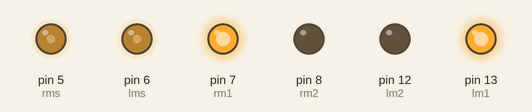
The sketch below on a simulated Arduino Uno, built with avr-gcc and run on an emulated ATmega328P. Parts: output pins drawn as LEDs (lit = HIGH).

Above: at 0.1 s.
Timing chart, 0 to 1.6 s (numbered marks = the images above):
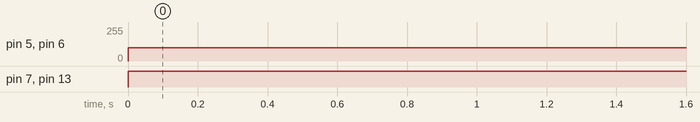

Measured:
- by itself, pin 5 (rms), pin 6 (lms): 0/255 → 100/255 at 0.00 s
- by itself, pin 7 (rm1), pin 13 (lm1): LOW → HIGH at 0.00 s

The sketch:

MOBILE_ROBOT.ino
```cpp
const int lm1=PB5, lm2=PB4,lms=PD6, rm1=PD7, rm2=PB0, rms=PD5;
void motor_pin_config();
void fwd();
void timer0_pwm_init();
void timer0_dutycycle(char ls, char rs);
void setup() {
  motor_pin_config();
  timer0_pwm_init();
}
void loop() {
  fwd(100,100);
  //timer0_dutycycle(70, 250); right fast left slow

}
void motor_pin_config(){
  DDRB |=(1<<lm1)|(1<<lm2)|(1<<rm2);
  DDRD |=(1<<lms)|(1<<rm1)|(1<<rms);
  //PORTD |=(1<<lms)|(1<<rms);  //to enable the motor driver's channels
}
void fwd(char ls, char rs){
  PORTB |=(1<<lm1); PORTB &=~(1<<lm2);
  PORTD |=(1<<rm1); PORTB &=~(1<<rm2);
  timer0_dutycycle(ls, rs); //left fast right slow
}

void timer0_pwm_init(){
  TCCR0A |=(1<<WGM01)|(1<<WGM00);  //select fast pwm mode
  TCCR0A |=(1<<COM0A1)|(1<<COM0B1);         //select non-inverting pwm
  TCCR0B |=(1<<CS00);           //select precaller = 1
  DDRD |=(1<<PD6)|(1<<PD5);              //define OC0A pin as o/p
}
void timer0_dutycycle(char ls, char rs){
  OCR0A = rs;
  OCR0B = ls;             //set duty cycle
}
```
